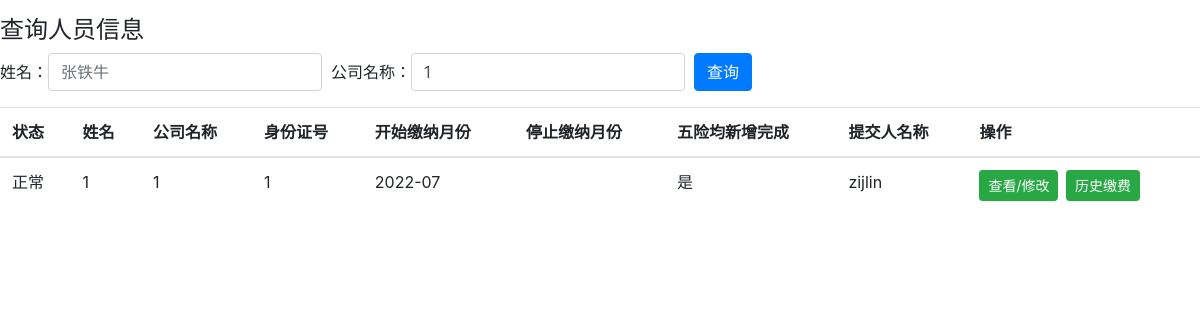
The page /member_query/1 (signed in) on the database as committed earlier.
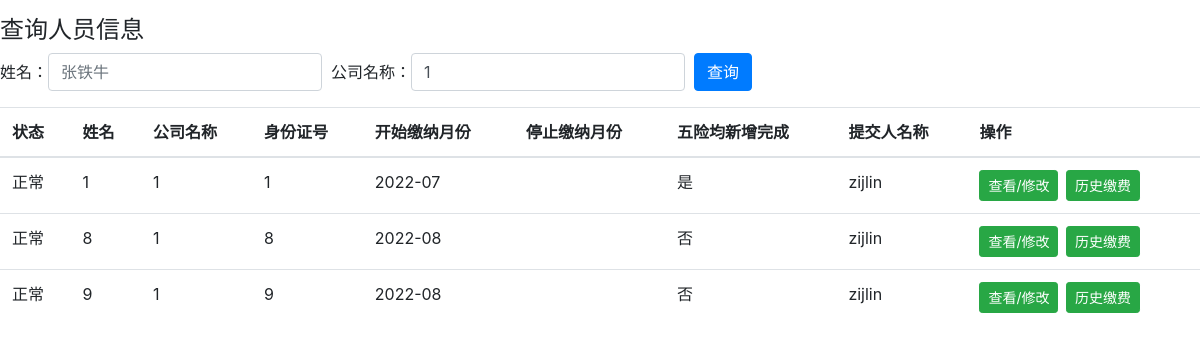
The same page on the database as committed later.
### member.py (models this page shows, shortened)
class Members(db.Model):
    member_id = db.Column('member_id', db.Integer, primary_key=True)
    company_name = db.Column(db.String(200))
    name = db.Column(db.String(200))
    id_card = db.Column(db.String(200))
    address = db.Column(db.String(200))
    nationality = db.Column(db.String(200))
    begin_month = db.Column(db.String(200))
    end_month = db.Column(db.String(200))
    salary = db.Column(db.Float)
    injury = db.Column(db.String(200))
    endowment = db.Column(db.String(200))
    unemployment = db.Column(db.String(200))
    medical = db.Column(db.String(200))
    birth = db.Column(db.String(200))
    injury_check = db.Column(db.String(200))
    endowment_check = db.Column(db.String(200))
    unemployment_check = db.Column(db.String(200))
    medical_check = db.Column(db.String(200))
    birth_check = db.Column(db.String(200))
    is_valid = db.Column(db.String(200))
    person = db.Column(db.String(200))

### main.py (the view, shortened to what this page needs)
@app.route('/member_query/<company_name>', methods=['GET', 'POST'])
@validate_login
def member_query(company_name):
    if company_name == "all":
        return render_template('member_query.html', company_name="", name="", members=Members.query.all(), cur_month=get_cur_month())
    else:
        return render_template('member_query.html', name="", company_name=company_name,
                               members=Members.query.filter_by(company_name=company_name).order_by(Members.begin_month.asc()).all(),
                               cur_month=get_cur_month())

### main.py (called while the page is built)
def get_cur_month():
    return datetime.datetime.now().strftime("%Y-%m")

def validate_login(func):
    @wraps(func)
    def wrapper(**kwargs):
        if 'username' not in session:
            return render_template('refresh.html')
        else:
            return func(**kwargs)
    return wrapper

### templates/member_query.html (shortened to what this page needs)
<!DOCTYPE html>
<html lang="en">
<head>
    <link rel="stylesheet" href="https://cdn.staticfile.org/twitter-bootstrap/4.3.1/css/bootstrap.min.css">
</head>
<body>
<div>
    <h4>查询人员信息</h4>
    <form class="form-inline" action="{{ url_for('member_query', company_name='all') }}" method = "post">
        <label for="inputPassword2">姓名： </label>
        <input value="{{name}}" type="text" class="form-control" id="inputPassword2" placeholder="张铁牛" name="name">
        &nbsp;&nbsp;<label for="inputPassword2">公司名称： </label>
        <input value="{{company_name}}" type="text" class="form-control" id="inputPassword2" placeholder="所有公司" name="company_name">
        &nbsp;&nbsp;<button type="submit" class="btn btn-primary">查询</button>
    </form>
    <table class="table table-hover">
        <thead>
        <tr>
            <th>状态</th>
            <th>姓名</th>
            <th>公司名称</th>
            <th>身份证号</th>
            <th>开始缴纳月份</th>
            <th>停止缴纳月份</th>
            <th>五险均新增完成</th>
            <th>提交人名称</th>
            <th>操作</th>
        </tr>
        </thead>
        <tbody>
        {% for member in members %}
        <tr>
            {% if member.end_month != "" and member.end_month <= cur_month %}
            <td><a href="#" class="btn btn-danger btn-sm" role="button">减</a></td>
            {% elif member.begin_month == cur_month %}
            <td><a href="#" class="btn btn-success btn-sm" role="button">增</a></td>
            {% else %}
            <td>正常</td>
            {% endif %}
            <td>{{ member.name }}</td>
            <td>{{ member.company_name }}</td>
            <td>{{ member.id_card }}</td>
            <td>{{ member.begin_month }}</td>
            <td>{{ member.end_month }}</td>
            <td>{{ member.is_valid }}</td>
            <td>{{ member.person }}</td>
            <th>
                <a href="{{ url_for('member_update', member_id=member.member_id) }}" class="btn btn-success btn-sm" role="button">查看/修改</a>
                &nbsp;<a href="{{ url_for('member_pay_history', id_card=member.id_card) }}" class="btn btn-success btn-sm" role="button">历史缴费</a>
            </th>
        </tr>
        {% endfor %}
        </tbody>
    </table>
</div>
</body>
</html>

Rows that differ between the two databases and show on the page:
added Members: end_month "正常", name "8", company_name "1", id_card "8", begin_month "2022-08", is_valid "否", person "zijlin"
added Members: end_month "正常", name "9", company_name "1", id_card "9", begin_month "2022-08", is_valid "否", person "zijlin"
